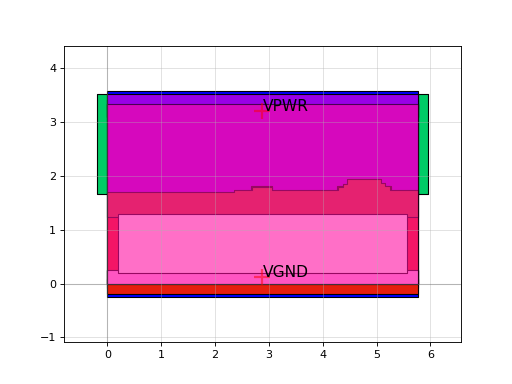

Recreate this plot in Python.
import sky130

c = sky130.components.sky130_fd_sc_hs__or2b_4()
c.plot()
